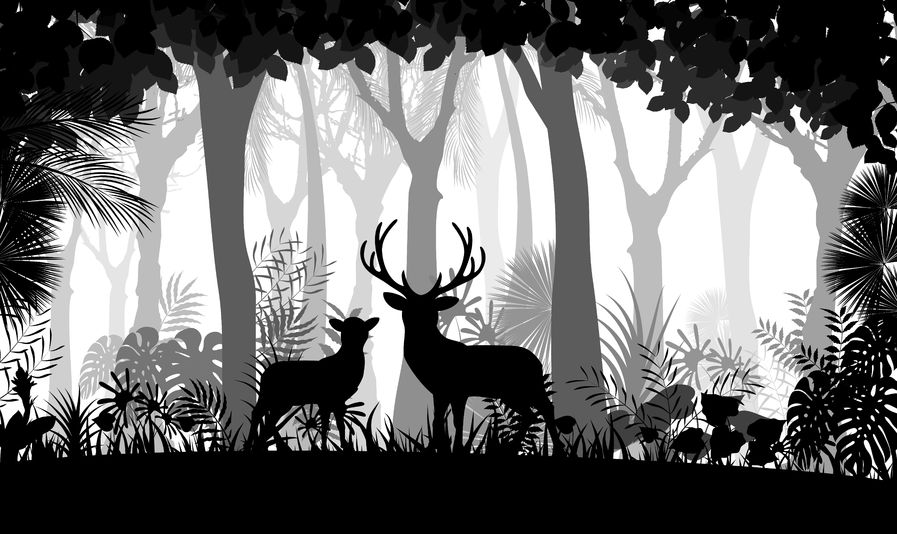
#> input picture lab02/otsu.jpg, 897 x 534 px
$ python otsu.py
#> lines starting #> are read from the running program, lines starting #| are printed output that depends on the picture; after the words box and inside, x2 and y2 are one past the last pixel; in counts of white or black regions, pixels touching at a corner belong together; long printed decimals are rounded
#> in main, image is the input picture: shape (534, 897, 3); min 0, max 255, mean 109.5
import cv2
import numpy as np

def otsu_thresholding(image):
	bins_num = 256
	# Calculate the total number of pixel in each bin
	histogram, bin_edges = np.histogram(image, bins=bins_num)
#> histogram = 256 values, max 406470 at index 0, min 810 at index 106, mean 5613.3; bin_edges = 257 values from 0 to 255

	# Calculate centers of bins by bin edges
	bin_mids = (bin_edges[:-1] + bin_edges[1:]) / 2
#> bin_mids = 256 values from 0.498 to 254.5

	# Iterate over all thresholds (indices)
	cluster1 = np.cumsum(histogram)
#> cluster1 = 256 values from 406470 to 1436994
	cluster2 = np.cumsum(histogram[::-1])[::-1]
#> cluster2 = 256 values, max 1436994 at index 0, min 192585 at index 255, mean 620069.7

	# Get the cluser1 means for all thresholds
	mean1 = np.cumsum(histogram * bin_mids) / cluster1
#> mean1 = 256 values from 0.498 to 109.5

	# Get the cluster2 means for all thresholds
	mean2 = (np.cumsum((histogram * bin_mids)[::-1]) / cluster2[::-1])[::-1]
#> mean2 = 256 values from 109.5 to 254.5

	# Get the inter class variance of all thresholds
	inter_class_variance = cluster1[:-1] * cluster2[1:] * (mean1[:-1] - mean2[1:]) ** 2
#> inter_class_variance = 255 values, max 1.89e+16 at index 118, min 6.72e+15 at index 254, mean 1.6e+16

	# Maximize the inter_class_variance function val
	index_of_max_val = np.argmax(inter_class_variance)
#> index_of_max_val = 118

	threshold = bin_mids[:-1][index_of_max_val]
#> threshold = 118

	return threshold

def main():
	image = cv2.imread('otsu.jpg')
	threshold = otsu_thresholding(image)
#> threshold = 118
	print(threshold)
#| 118.037
	mask = image < threshold
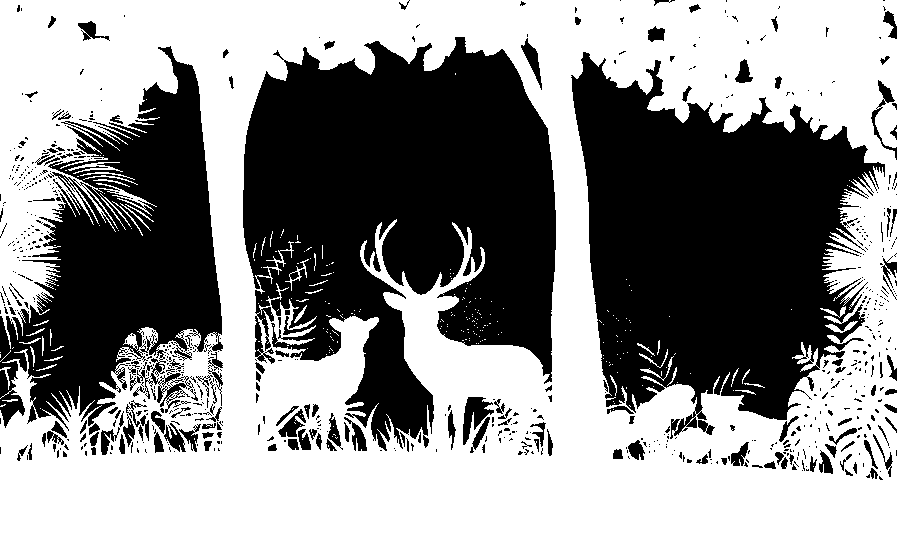
#> mask: shape (534, 897, 3) bool; 54.9% white; 735 black regions (582 under 20 px), largest, box (x1, y1, x2, y2) and area: (243, 37, 556, 451) 84452, (571, 52, 885, 439) 72959, (0, 46, 223, 431) 43661
	output = image.copy()
	output[mask] = 0
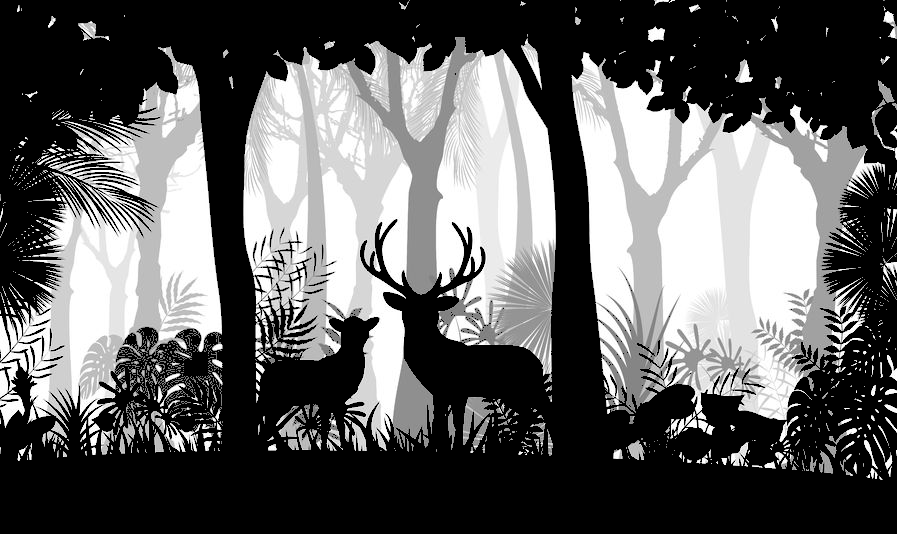
#> output: shape (534, 897, 3); min 0, max 255, mean 97.2
	output[~mask] = 255

	cv2.imwrite('output.jpg', output)
	cv2.imshow("My Image", output)
	cv2.waitKey(0)
	cv2.destroyAllWindows()


if __name__ == '__main__':
	main()

$ run again, with lab02/histogram.jpg copied over lab02/otsu.jpg
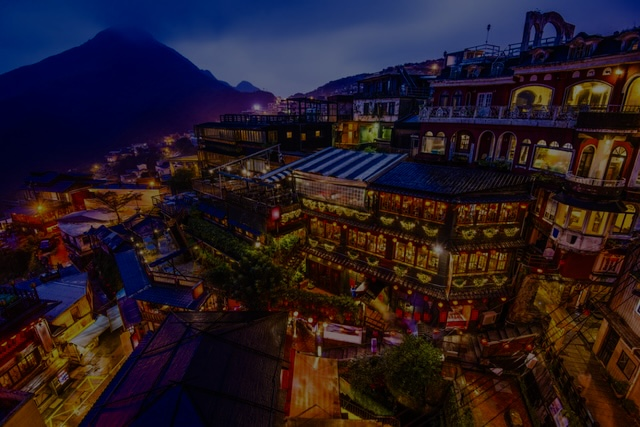
#> input picture lab02/histogram.jpg, 640 x 427 px
#> in main, image is the input picture: shape (427, 640, 3); mean B, G, R 35.7, 26.3, 38.6
#> histogram = 256 values, max 75373 at index 0, min 0 at index 2, mean 3202.5; bin_edges = 257 values from 0 to 146
#> bin_mids = 256 values from 0.285 to 145.7
#> cluster1 = 256 values from 75373 to 819840
#> cluster2 = 256 values, max 819840 at index 0, min 1 at index 255, mean 189946.9
#> mean1 = 256 values from 0.285 to 33.54
#> mean2 = 256 values from 33.54 to 145.7
#> inter_class_variance = 255 values, max 5.6e+14 at index 82, min 1.03e+10 at index 254, mean 3.43e+14
#> index_of_max_val = 82
#> in otsu_thresholding, `threshold = bin_mids[:-1][index_of_max_val]`: threshold = 47.05
#| 47.051
#> in main, `mask = image < threshold`:
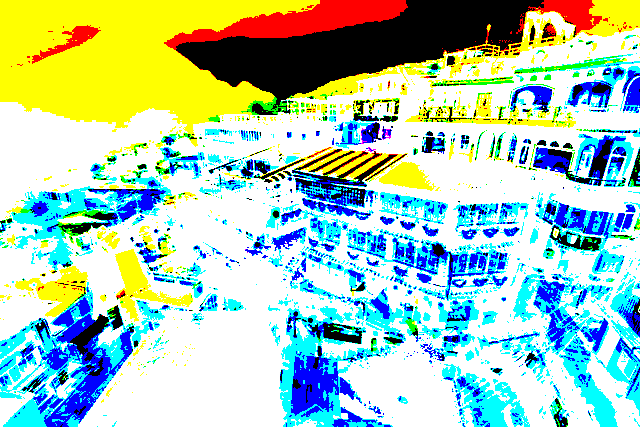
#> mask: shape (427, 640, 3) bool; mean B, G, R 0.711, 0.792, 0.661
#> in main, `output[~mask] = 255`:
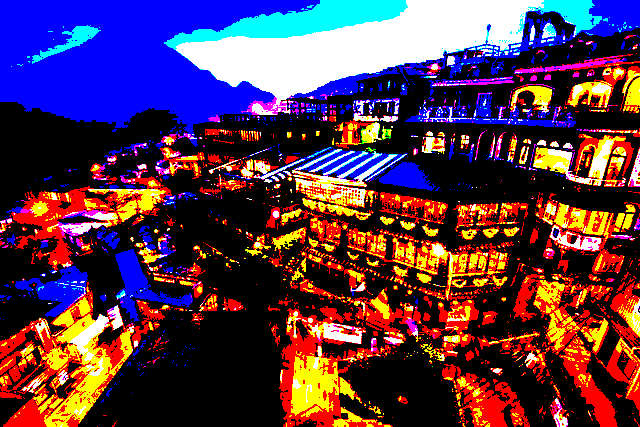
#> output: shape (427, 640, 3); mean B, G, R 73.6, 53, 86.5
